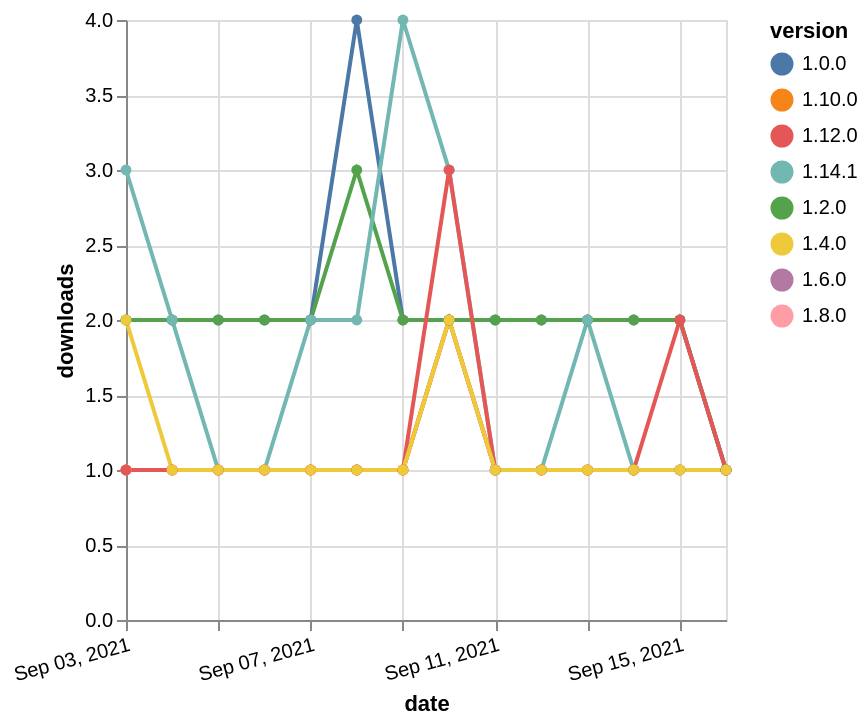

Express this chart as Vega-Lite.
### Vega-Lite specification from a JSON file in a GitHub repository (floating-point values rounded to 4 significant figures)
{"$schema": "https://vega.github.io/schema/vega-lite/v5.json", "description": "A simple bar chart with embedded data.", "data": {"values": [{"date": "2021-09-03", "total": 318, "delta": 1, "version": "1.6.0"}, {"date": "2021-09-04", "total": 319, "delta": 1, "version": "1.6.0"}, {"date": "2021-09-05", "total": 320, "delta": 1, "version": "1.6.0"}, {"date": "2021-09-06", "total": 321, "delta": 1, "version": "1.6.0"}, {"date": "2021-09-07", "total": 322, "delta": 1, "version": "1.6.0"}, {"date": "2021-09-08", "total": 323, "delta": 1, "version": "1.6.0"}, {"date": "2021-09-09", "total": 324, "delta": 1, "version": "1.6.0"}, {"date": "2021-09-10", "total": 326, "delta": 2, "version": "1.6.0"}, {"date": "2021-09-11", "total": 327, "delta": 1, "version": "1.6.0"}, {"date": "2021-09-12", "total": 328, "delta": 1, "version": "1.6.0"}, {"date": "2021-09-13", "total": 329, "delta": 1, "version": "1.6.0"}, {"date": "2021-09-14", "total": 330, "delta": 1, "version": "1.6.0"}, {"date": "2021-09-15", "total": 331, "delta": 1, "version": "1.6.0"}, {"date": "2021-09-16", "total": 332, "delta": 1, "version": "1.6.0"}, {"date": "2021-09-03", "total": 388, "delta": 1, "version": "1.8.0"}, {"date": "2021-09-04", "total": 389, "delta": 1, "version": "1.8.0"}, {"date": "2021-09-05", "total": 390, "delta": 1, "version": "1.8.0"}, {"date": "2021-09-06", "total": 391, "delta": 1, "version": "1.8.0"}, {"date": "2021-09-07", "total": 392, "delta": 1, "version": "1.8.0"}, {"date": "2021-09-08", "total": 393, "delta": 1, "version": "1.8.0"}, {"date": "2021-09-09", "total": 394, "delta": 1, "version": "1.8.0"}, {"date": "2021-09-10", "total": 396, "delta": 2, "version": "1.8.0"}, {"date": "2021-09-11", "total": 397, "delta": 1, "version": "1.8.0"}, {"date": "2021-09-12", "total": 398, "delta": 1, "version": "1.8.0"}, {"date": "2021-09-13", "total": 399, "delta": 1, "version": "1.8.0"}, {"date": "2021-09-14", "total": 400, "delta": 1, "version": "1.8.0"}, {"date": "2021-09-15", "total": 401, "delta": 1, "version": "1.8.0"}, {"date": "2021-09-16", "total": 402, "delta": 1, "version": "1.8.0"}, {"date": "2021-09-03", "total": 188, "delta": 1, "version": "1.10.0"}, {"date": "2021-09-04", "total": 189, "delta": 1, "version": "1.10.0"}, {"date": "2021-09-05", "total": 190, "delta": 1, "version": "1.10.0"}, {"date": "2021-09-06", "total": 191, "delta": 1, "version": "1.10.0"}, {"date": "2021-09-07", "total": 192, "delta": 1, "version": "1.10.0"}, {"date": "2021-09-08", "total": 193, "delta": 1, "version": "1.10.0"}, {"date": "2021-09-09", "total": 194, "delta": 1, "version": "1.10.0"}, {"date": "2021-09-10", "total": 196, "delta": 2, "version": "1.10.0"}, {"date": "2021-09-11", "total": 197, "delta": 1, "version": "1.10.0"}, {"date": "2021-09-12", "total": 198, "delta": 1, "version": "1.10.0"}, {"date": "2021-09-13", "total": 199, "delta": 1, "version": "1.10.0"}, {"date": "2021-09-14", "total": 200, "delta": 1, "version": "1.10.0"}, {"date": "2021-09-15", "total": 201, "delta": 1, "version": "1.10.0"}, {"date": "2021-09-16", "total": 202, "delta": 1, "version": "1.10.0"}, {"date": "2021-09-03", "total": 2433, "delta": 2, "version": "1.0.0"}, {"date": "2021-09-04", "total": 2435, "delta": 2, "version": "1.0.0"}, {"date": "2021-09-05", "total": 2437, "delta": 2, "version": "1.0.0"}, {"date": "2021-09-06", "total": 2439, "delta": 2, "version": "1.0.0"}, {"date": "2021-09-07", "total": 2441, "delta": 2, "version": "1.0.0"}, {"date": "2021-09-08", "total": 2445, "delta": 4, "version": "1.0.0"}, {"date": "2021-09-09", "total": 2447, "delta": 2, "version": "1.0.0"}, {"date": "2021-09-10", "total": 2449, "delta": 2, "version": "1.0.0"}, {"date": "2021-09-11", "total": 2451, "delta": 2, "version": "1.0.0"}, {"date": "2021-09-12", "total": 2453, "delta": 2, "version": "1.0.0"}, {"date": "2021-09-13", "total": 2455, "delta": 2, "version": "1.0.0"}, {"date": "2021-09-14", "total": 2457, "delta": 2, "version": "1.0.0"}, {"date": "2021-09-15", "total": 2459, "delta": 2, "version": "1.0.0"}, {"date": "2021-09-16", "total": 2460, "delta": 1, "version": "1.0.0"}, {"date": "2021-09-03", "total": 2234, "delta": 2, "version": "1.2.0"}, {"date": "2021-09-04", "total": 2236, "delta": 2, "version": "1.2.0"}, {"date": "2021-09-05", "total": 2238, "delta": 2, "version": "1.2.0"}, {"date": "2021-09-06", "total": 2240, "delta": 2, "version": "1.2.0"}, {"date": "2021-09-07", "total": 2242, "delta": 2, "version": "1.2.0"}, {"date": "2021-09-08", "total": 2245, "delta": 3, "version": "1.2.0"}, {"date": "2021-09-09", "total": 2247, "delta": 2, "version": "1.2.0"}, {"date": "2021-09-10", "total": 2249, "delta": 2, "version": "1.2.0"}, {"date": "2021-09-11", "total": 2251, "delta": 2, "version": "1.2.0"}, {"date": "2021-09-12", "total": 2253, "delta": 2, "version": "1.2.0"}, {"date": "2021-09-13", "total": 2255, "delta": 2, "version": "1.2.0"}, {"date": "2021-09-14", "total": 2257, "delta": 2, "version": "1.2.0"}, {"date": "2021-09-15", "total": 2259, "delta": 2, "version": "1.2.0"}, {"date": "2021-09-16", "total": 2260, "delta": 1, "version": "1.2.0"}, {"date": "2021-09-03", "total": 152, "delta": 3, "version": "1.14.1"}, {"date": "2021-09-04", "total": 154, "delta": 2, "version": "1.14.1"}, {"date": "2021-09-05", "total": 155, "delta": 1, "version": "1.14.1"}, {"date": "2021-09-06", "total": 156, "delta": 1, "version": "1.14.1"}, {"date": "2021-09-07", "total": 158, "delta": 2, "version": "1.14.1"}, {"date": "2021-09-08", "total": 160, "delta": 2, "version": "1.14.1"}, {"date": "2021-09-09", "total": 164, "delta": 4, "version": "1.14.1"}, {"date": "2021-09-10", "total": 167, "delta": 3, "version": "1.14.1"}, {"date": "2021-09-11", "total": 168, "delta": 1, "version": "1.14.1"}, {"date": "2021-09-12", "total": 169, "delta": 1, "version": "1.14.1"}, {"date": "2021-09-13", "total": 171, "delta": 2, "version": "1.14.1"}, {"date": "2021-09-14", "total": 172, "delta": 1, "version": "1.14.1"}, {"date": "2021-09-15", "total": 173, "delta": 1, "version": "1.14.1"}, {"date": "2021-09-16", "total": 174, "delta": 1, "version": "1.14.1"}, {"date": "2021-09-03", "total": 417, "delta": 1, "version": "1.12.0"}, {"date": "2021-09-04", "total": 418, "delta": 1, "version": "1.12.0"}, {"date": "2021-09-05", "total": 419, "delta": 1, "version": "1.12.0"}, {"date": "2021-09-06", "total": 420, "delta": 1, "version": "1.12.0"}, {"date": "2021-09-07", "total": 421, "delta": 1, "version": "1.12.0"}, {"date": "2021-09-08", "total": 422, "delta": 1, "version": "1.12.0"}, {"date": "2021-09-09", "total": 423, "delta": 1, "version": "1.12.0"}, {"date": "2021-09-10", "total": 426, "delta": 3, "version": "1.12.0"}, {"date": "2021-09-11", "total": 427, "delta": 1, "version": "1.12.0"}, {"date": "2021-09-12", "total": 428, "delta": 1, "version": "1.12.0"}, {"date": "2021-09-13", "total": 429, "delta": 1, "version": "1.12.0"}, {"date": "2021-09-14", "total": 430, "delta": 1, "version": "1.12.0"}, {"date": "2021-09-15", "total": 432, "delta": 2, "version": "1.12.0"}, {"date": "2021-09-16", "total": 433, "delta": 1, "version": "1.12.0"}, {"date": "2021-09-03", "total": 606, "delta": 2, "version": "1.4.0"}, {"date": "2021-09-04", "total": 607, "delta": 1, "version": "1.4.0"}, {"date": "2021-09-05", "total": 608, "delta": 1, "version": "1.4.0"}, {"date": "2021-09-06", "total": 609, "delta": 1, "version": "1.4.0"}, {"date": "2021-09-07", "total": 610, "delta": 1, "version": "1.4.0"}, {"date": "2021-09-08", "total": 611, "delta": 1, "version": "1.4.0"}, {"date": "2021-09-09", "total": 612, "delta": 1, "version": "1.4.0"}, {"date": "2021-09-10", "total": 614, "delta": 2, "version": "1.4.0"}, {"date": "2021-09-11", "total": 615, "delta": 1, "version": "1.4.0"}, {"date": "2021-09-12", "total": 616, "delta": 1, "version": "1.4.0"}, {"date": "2021-09-13", "total": 617, "delta": 1, "version": "1.4.0"}, {"date": "2021-09-14", "total": 618, "delta": 1, "version": "1.4.0"}, {"date": "2021-09-15", "total": 619, "delta": 1, "version": "1.4.0"}, {"date": "2021-09-16", "total": 620, "delta": 1, "version": "1.4.0"}]}, "width": "container", "mark": {"type": "line", "point": {"filled": true}}, "encoding": {"x": {"field": "date", "type": "temporal", "timeUnit": "yearmonthdate", "title": "date", "axis": {"labelAngle": -15}}, "y": {"field": "delta", "type": "quantitative", "title": "downloads"}, "color": {"field": "version", "type": "nominal"}, "tooltip": {"field": "delta"}}}
